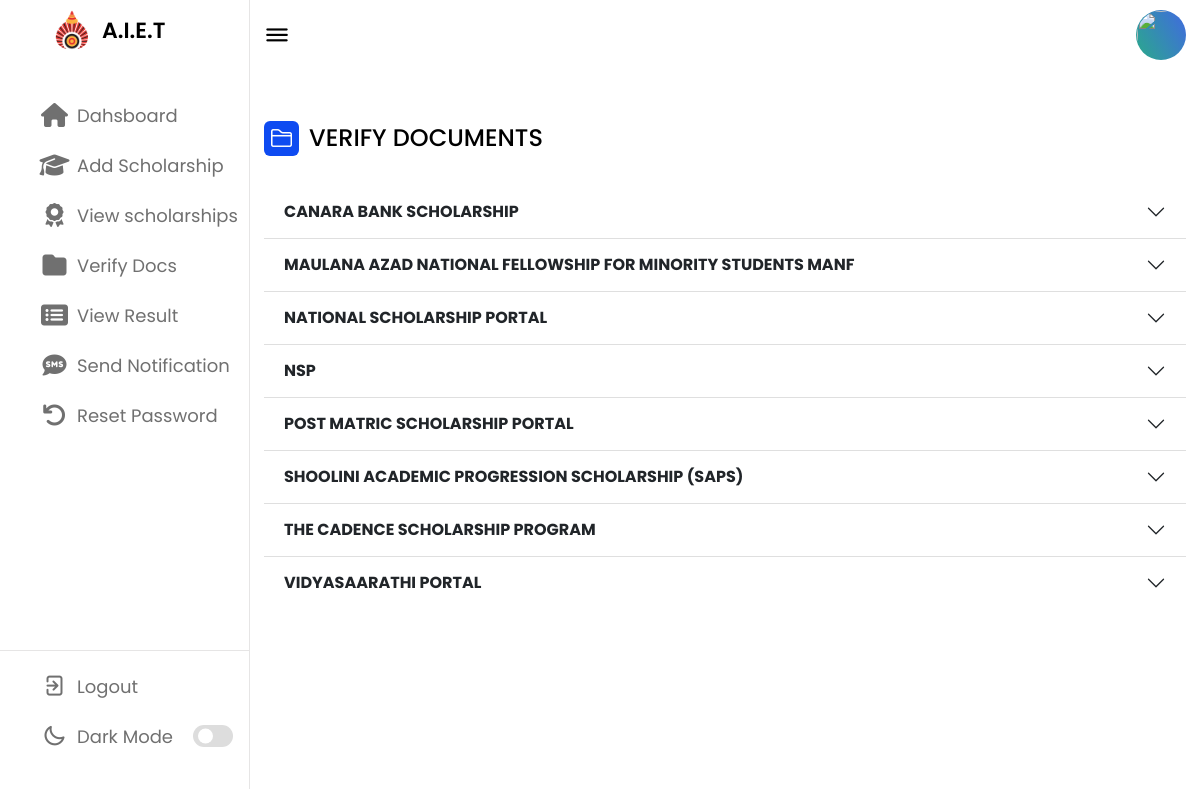
The app's page /Admin_Dashboard_Panel/verify-docs.php (signed in) with its own data.
### tables this page shows
CREATE TABLE `scholarship_details` (
  `id` int(11) NOT NULL,
  `sch_name` varchar(255) DEFAULT NULL,
  `sch_provider` varchar(255) DEFAULT NULL,
  `sch_start_date` date DEFAULT NULL,
  `sch_type` varchar(100) DEFAULT NULL,
  `sch_deadline` date DEFAULT NULL,
  `sch_mode` varchar(50) DEFAULT NULL,
  `sch_link` varchar(512) NOT NULL,
  `status` varchar(20) DEFAULT 'active',
  `created_at` timestamp NOT NULL DEFAULT current_timestamp() ON UPDATE current_timestamp()
);

### Admin_Dashboard_Panel/verify-docs.php (the view, shortened to what this page needs)
<?php
include("admin-layout.php");
require_once("../db/config.php");
$sql = "SELECT * FROM scholarship_details ORDER BY sch_name ASC";
?>
<div class="dash-content">
    <div class="overview">
        <div class="title">
            <i class="bi bi-folder2"></i>
            <span class="text">VERIFY DOCUMENTS
            </span>
        </div>
    </div>
    <?php
    if ($result = $link->query($sql)) {
        $i = 1;
        if ($result->num_rows > 0) {
            while ($row = $result->fetch_array()) { ?>
                <div class="accordion accordion-flush" id="accordionFlushExample">
                    <div class="accordion-item">
                        <h2 class="accordion-header" id="flush-heading<?php echo $i; ?>">
                            <button class="accordion-button collapsed text-dark fw-bold" type="button" data-bs-toggle="collapse" data-bs-target="#flush-collapse<?php echo $i; ?>" aria-expanded="false" aria-controls="flush-collapse<?php echo $i; ?>">
                                <?php echo $row['sch_name'];
                                $sch_name = $row['sch_name']; ?>
                            </button>
                        </h2>
                    </div>
                <?php $i++;
            } ?>
                </div>
        <?php
        }
    }
        ?>
</div>

### assets/style/style_admin.css (style rules this page uses)
* { margin: 0; padding: 0; box-sizing: border-box; font-family: 'Poppins', sans-serif; }
:root { --primary-color: #0E4BF1; --panel-color: #FFF; --text-color: #000; --black-light-color: #707070; --border-color: #e6e5e5; --toggle-color: #DDD; --box1-color: #4DA3FF; --box2-color: #FFE6AC; --box3-color: #E7D1FC; --title-icon-color: #fff; --tran-05: all 0.5s ease; --tran-03: all 0.3s ease; --tran-03: all 0.2s ease; }
body { min-height: 100vh; background-color: var(--primary-color); }
.dashboard .dash-content { padding-top: 50px; }
.dash-content .title { display: flex; align-items: center; margin: 60px 0 30px 0; }
.dash-content .title i { position: relative; height: 35px; width: 35px; background-color: var(--primary-color); border-radius: 6px; color: var(--title-icon-color); display: flex; align-items: center; justify-content: center; font-size: 24px; }
.dash-content .title .text { font-size: 24px; font-weight: 500; color: var(--text-color); margin-left: 10px; }

### records on screen
scholarship_details: sch_name "CANARA BANK SCHOLARSHIP"
scholarship_details: sch_name "MAULANA AZAD NATIONAL FELLOWSHIP FOR MINORITY STUDENTS MANF"
scholarship_details: sch_name "NATIONAL SCHOLARSHIP PORTAL"
scholarship_details: sch_name "NSP"
scholarship_details: sch_name "POST MATRIC SCHOLARSHIP PORTAL"
scholarship_details: sch_name "SHOOLINI ACADEMIC PROGRESSION SCHOLARSHIP (SAPS)"
scholarship_details: sch_name "THE CADENCE SCHOLARSHIP PROGRAM"
scholarship_details: sch_name "VIDYASAARATHI PORTAL"
